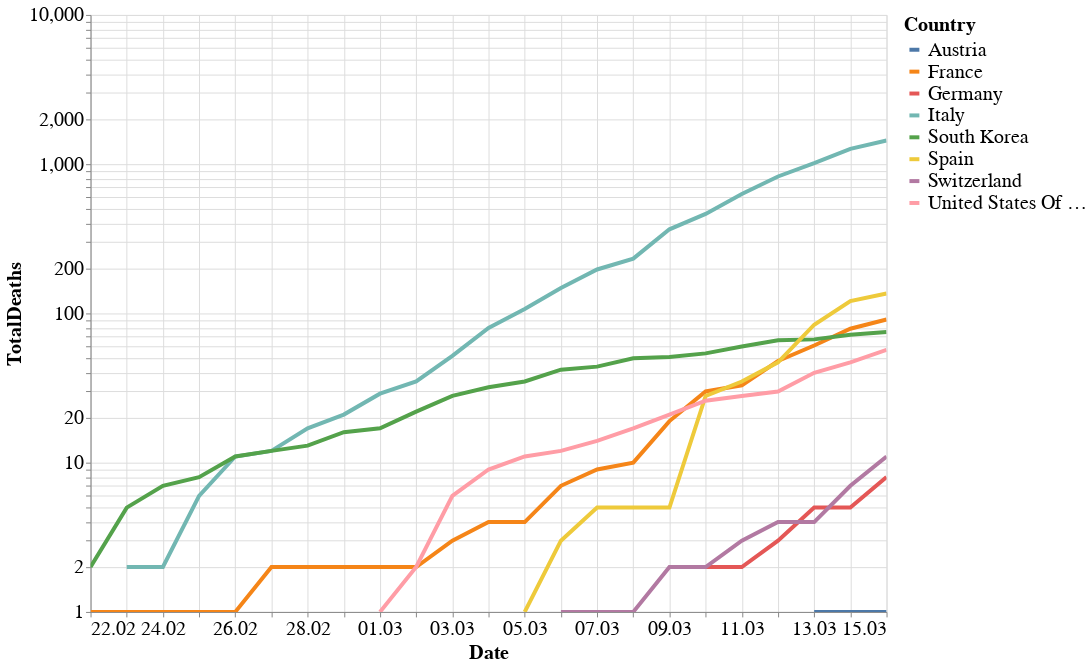

Notebook cell for this chart:
### Markdown cell above
## Number of deaths in selected countries
This plot shows the number of deaths over time in the same countries reported above.

### Code cell
alt.themes.enable('theme_1')
from altair import datum

alt.Chart(df[(df.Country.isin(countries)) & (df.DateRep>'2020-02-21')]).mark_line().encode(
    alt.Y('TotalDeaths', scale=alt.Scale(type='log')),
    alt.X('DateRep:T', axis = alt.Axis(title = 'Date', format = ("%d.%m"))),
    color='Country',
    tooltip=['Country', 'DateRep', 'TotalDeaths']
).properties(
    height=600,
    width=800
).transform_filter(
    (datum.TotalDeaths > 0)
).interactive()

### Figure 1 — Vega-Lite specification as saved in the notebook (floating-point values rounded to 4 significant figures; data arrays with more than 128 entries replaced by an {"elided": "..."} marker saying what was removed)
{"width": 800, "height": 600, "config": {"line": {"strokeWidth": 4}, "style": {"bar": {"size": 20}}, "legend": {"symbolSize": 100, "titleFontSize": 20, "labelFontSize": 20}, "axis": {"titleFontSize": 20, "labelFontSize": 20}}, "data": {"name": "data-80dfe34cc320e2e7f28482e5fe9a0880"}, "mark": "line", "encoding": {"color": {"type": "nominal", "field": "Country"}, "tooltip": [{"type": "nominal", "field": "Country"}, {"type": "temporal", "field": "DateRep"}, {"type": "quantitative", "field": "TotalDeaths"}], "x": {"type": "temporal", "axis": {"format": "%d.%m", "title": "Date"}, "field": "DateRep"}, "y": {"type": "quantitative", "field": "TotalDeaths", "scale": {"type": "log"}}}, "selection": {"selector022": {"type": "interval", "bind": "scales", "encodings": ["x", "y"]}}, "transform": [{"filter": "(datum.TotalDeaths > 0)"}], "$schema": "https://vega.github.io/schema/vega-lite/v4.0.2.json", "datasets": {"data-80dfe34cc320e2e7f28482e5fe9a0880": {"elided": "184 records"}}}
